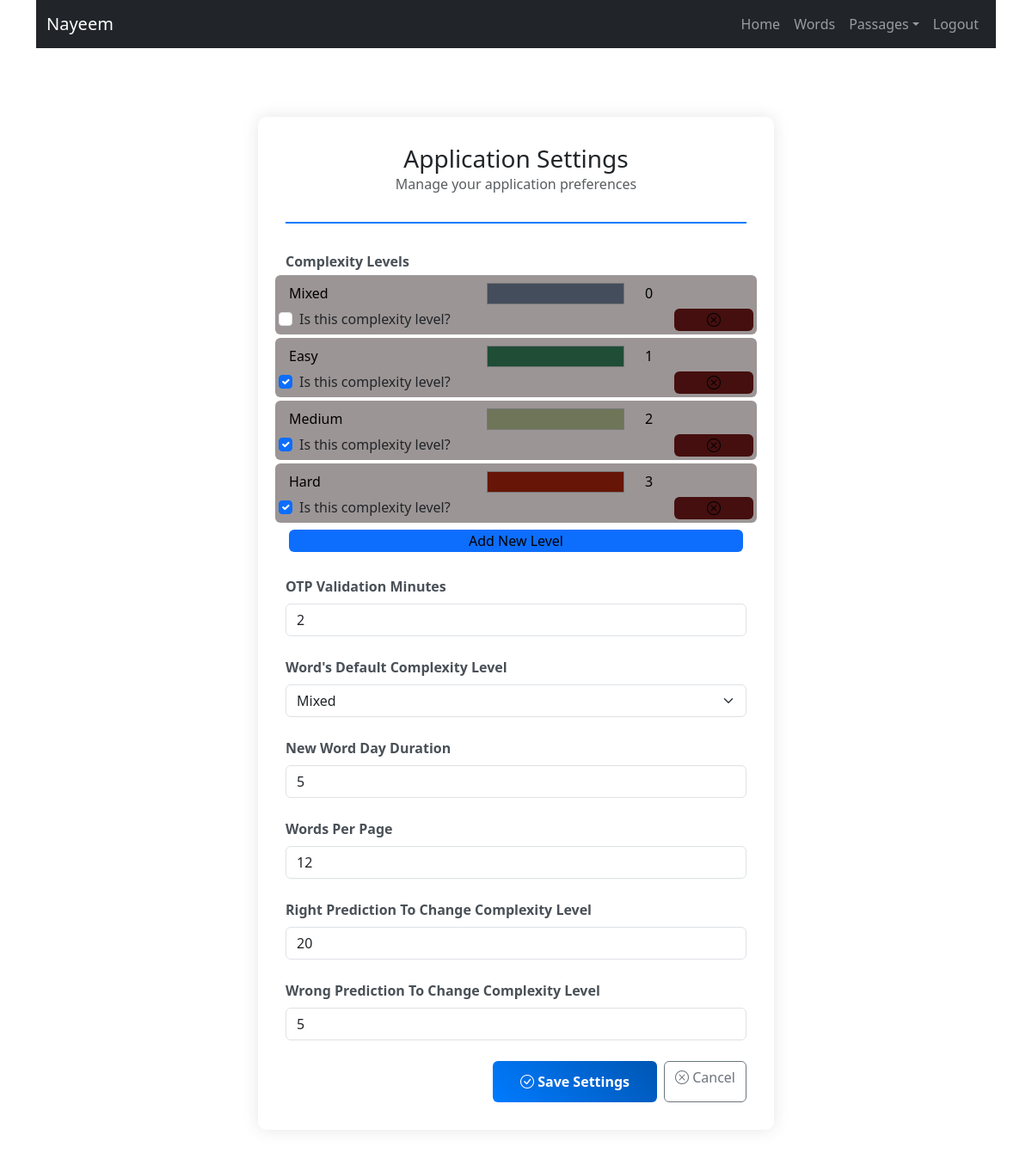
The app's page /settings/get-user-settings/ (signed in), older data.
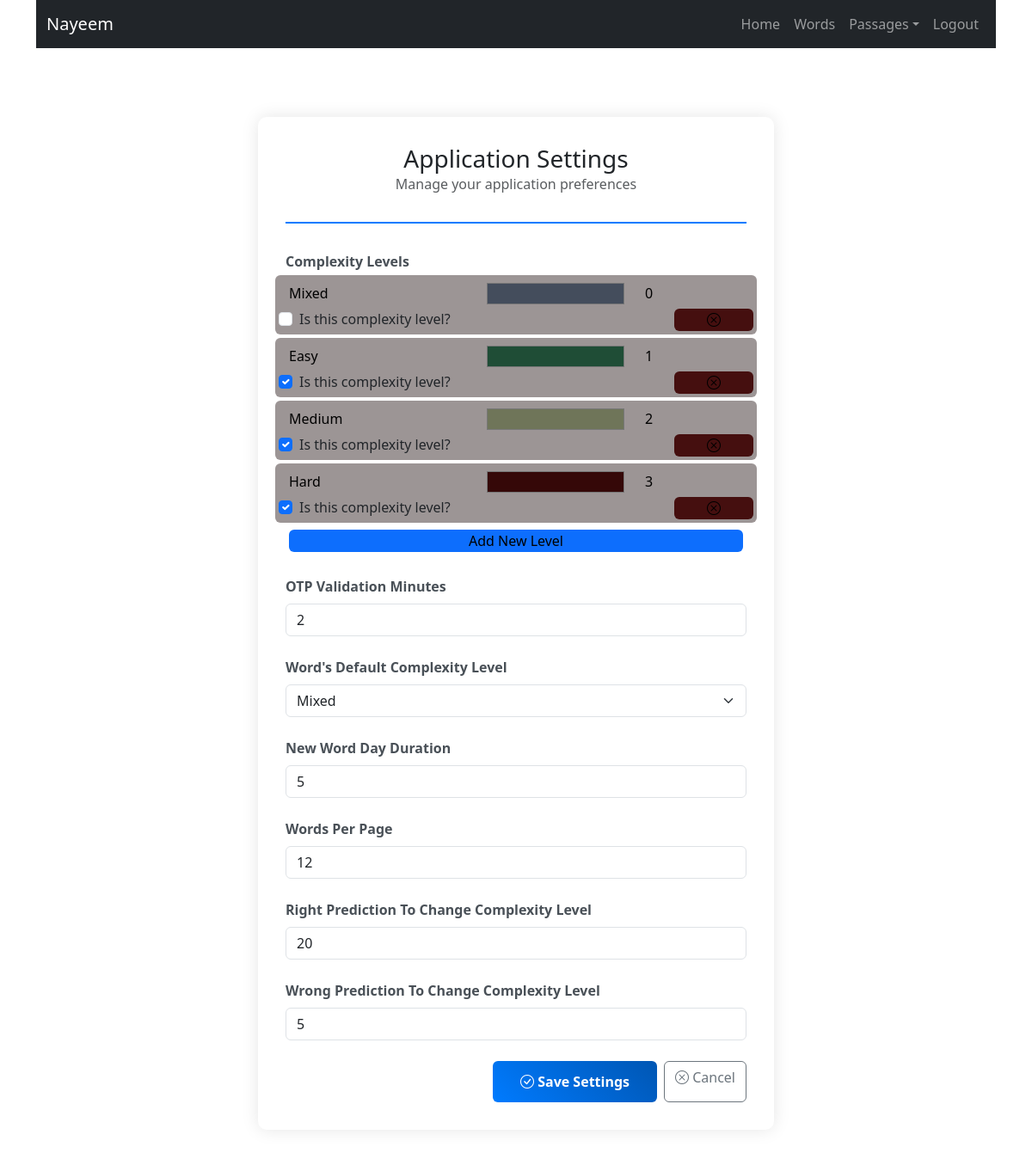
The same page, newer data.
### word/models.py (models this page shows, shortened)
class ComplexityLevel(models.Model):
    text = models.CharField(max_length=50, unique=True)
    difficulty_level = models.IntegerField(default=1)
    color = models.CharField(max_length=50)
    is_complexity_level = models.BooleanField(default=False)
    created_at = models.DateTimeField(auto_now_add=True)

### settings/views.py (the view, shortened to what this page needs)
# urls.py: path('get-user-settings/', views.get_user_settings, name='get-user-settings'),
@login_required(login_url=ghelp.nav_links(key='login')['link'])
def get_user_settings(request):
    html_path = 'dictionary/settings/get-user-settings.html'
    user_settings = ghelp.get_user_settings(request.user)
    general_Settings = ghelp.get_general_settings(MODELS_SETT.Settings)
    context = {
        'title': 'Settings',
        'user': request.user,
        'nav_links': {
            'auth': {
                'home': ghelp.nav_links(key='home', user=request.user),
                'view_passage': ghelp.nav_links(key='view_passage'),
                'add_passage': ghelp.nav_links(key='add_passage'),
                'words': ghelp.nav_links(key='words'),
                'logout': ghelp.nav_links(key='logout')
            },
            'unauth': {
                'home': ghelp.nav_links(key='home'),
                'login': ghelp.nav_links(key='login'),
                'register': ghelp.nav_links(key='register'),
            }
        },
        'data': {
            'is_admin': True if request.user.user_type == 'Admin' else False,
            'complexitys': MODELS_WORD.ComplexityLevel.objects.all().order_by('difficulty_level'),
            'general_Settings': general_Settings,
            'user_settings': user_settings,
        }
    }
    return render(request, html_path, context=context)

### help/common/n.py (called while the page is built)
    def get_general_settings(self, Settings):
        settings = Settings.objects.all()
        if settings.exists(): return settings.first()
        else: return None

    def get_user_settings(self, loggedin_user):
        if hasattr(loggedin_user, 'user_setting'): return loggedin_user.user_setting
        else: return None

### user/models.py (called while the page is built)
    @property
    def short_name(self):
        name = None
        if self.first_name: name = self.first_name
        else:
            if self.last_name: name = self.last_name
        return name

### templates/dictionary/settings/get-user-settings.html (shortened to what the changed rows need)
{% extends 'base.html' %}
{% block body %}
    <div class="container py-5">
        <div class="settings-container">
            <div class="settings-header text-center">
                <h1 class="h3 mb-0">Application Settings</h1>
            </div>
            <form method="post" action="{% url 'get-user-settings' %}" novalidate>
                {% if data.is_admin %}
                <div class="d-flex flex-column mb-4">
                    <div id="complexity-containter" class="row gy-1">
                        {% for complexity in data.complexitys %}
                        <div id="complexity-{{complexity.id}}" class="col-12 my-1 complexities">
                            <div class="row p-1 gy-1 rounded" style="background-color: #9c9595;">
                                <input type="text"
                                    class="transparent-input col-4 col-md-5"
                                    value="{{complexity.text}}"
                                    name="complexity_text"
                                    required>
                                <input type="color"
                                    class="transparent-input col-4 col-md-4"
                                    value="{{complexity.color}}"
                                    name="complexity_color"
                                    required
                                    >
                                <input type="number"
                                    class="transparent-input col-4 col-md-3"
                                    value="{{complexity.difficulty_level}}"
                                    name="complexity_difficulty_level"
                                    min="1"
                                    required>
                                <div class="form-check col-4 col-md-10">
                                    <input class="form-check-input" type="checkbox" {% if complexity.is_complexity_level %}checked{% endif %} name="is_complexity_level{{complexity.id}}" id="isComplexityLevel{{complexity.id}}">
                                    <label class="form-check-label" for="isComplexityLevel{{complexity.id}}">Is this complexity level?</label>
                                </div>
                                <button class="col-6 col-md-2 rounded" type="button" style="border: none; background-color: #450f0f;" onclick="removeComplexity('complexity-{{complexity.id}}')"><i class="bi bi-x-circle"></i></button>
                            </div>
                        </div>
                        {% endfor %}
                    </div>
                </div>
                {% endif %}
            </form>
        </div>
    </div>
{% endblock %}

Row changes from the older to the newer data that the page shows:
changed ComplexityLevel "Hard": complexity_color "#661507" → "#350808"
